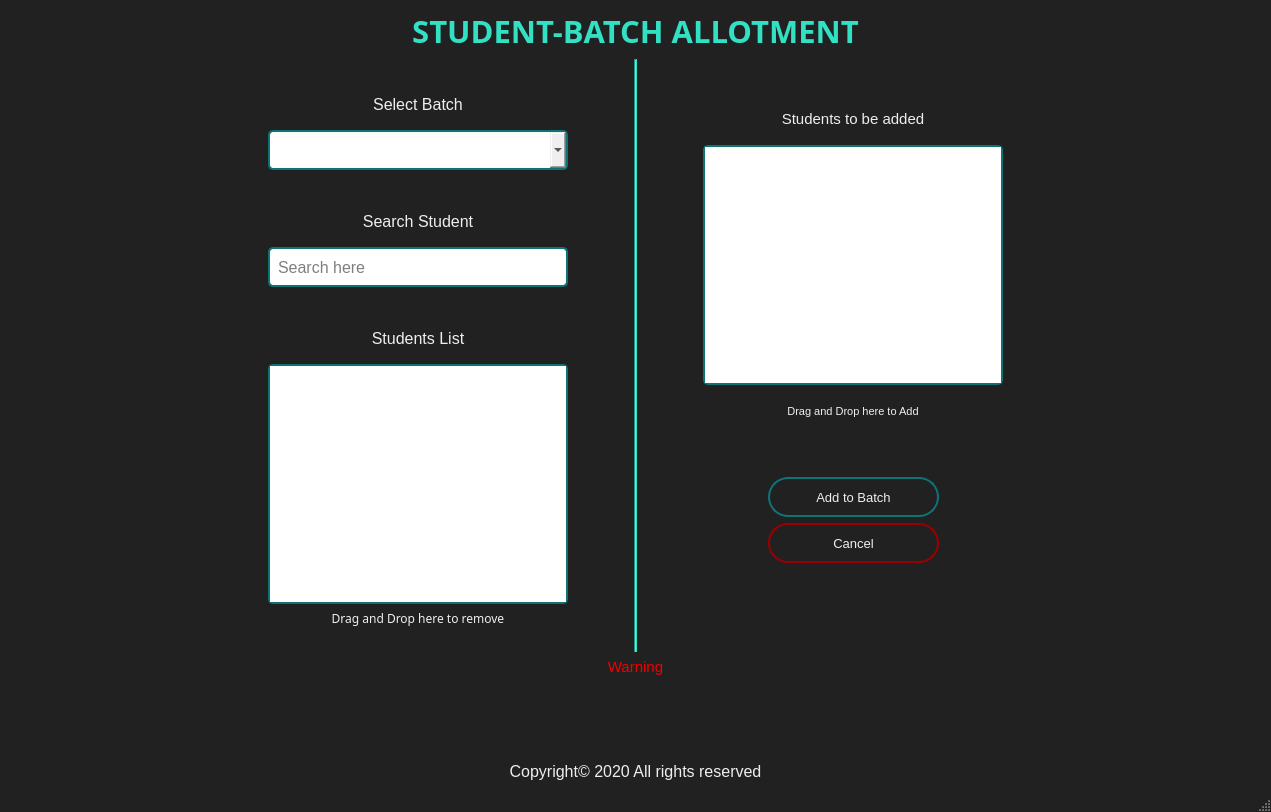
<?xml version="1.0" encoding="UTF-8"?>
<ui version="4.0">
 <class>MainWindow</class>
 <widget class="QMainWindow" name="MainWindow">
  <property name="geometry">
   <rect>
    <x>0</x>
    <y>0</y>
    <width>1271</width>
    <height>812</height>
   </rect>
  </property>
  <property name="windowTitle">
   <string>MainWindow</string>
  </property>
  <property name="styleSheet">
   <string notr="true">QLabel{
color: #eeeeee;
}

QLabel#warningLabel{
color:rgb(241, 0, 0);
}

QLabel#addStudentsLabel{
color: #32e0c4;
}
QMainWindow{
background-color: #212121;
}

QPushButton{
background-color: #212121;
	color: rgb(238, 238, 238);
border-radius: 20px;
}

QPushButton#addButton{
border: 2px solid #0d7377;

}

QPushButton#addButton:hover{
border: 3px solid #32e0c4;
background-color: #0d7377;
}

QPushButton#cancelButton{
border: 2px solid #9a0002;
}

QPushButton#cancelButton:hover{
border: 3px solid rgb(255, 0, 0);
background-color: #9a0002;
}

QComboBox{
border: 2px solid #0d7377;
border-radius: 5px;
padding-left: 4px;
padding-right: 4px;
}

QComboBox:hover{
border: 3px solid #32e0c4;
}

QComboBox QAbstractItemView {
border: 2px solid #32e0c4;
selection-background-color: #0d7377;
}

QLineEdit{
padding-left: 6px;
padding-right: 6px;
border: 2px solid #0d7377;
border-radius: 5px;
}

QLineEdit:hover{
border: 3px solid #32e0c4;
}

QListWidget{
border: 2px solid #0d7377;
border-radius: 5px;
}

QListWidget:hover{
border: 3px solid #32e0c4;
}

QLine{
background-color: rgb(0, 0, 0);
}</string>
  </property>
  <widget class="QWidget" name="centralwidget">
   <layout class="QGridLayout" name="gridLayout">
    <item row="1" column="2">
     <spacer name="horizontalSpacer">
      <property name="orientation">
       <enum>Qt::Horizontal</enum>
      </property>
      <property name="sizeHint" stdset="0">
       <size>
        <width>40</width>
        <height>20</height>
       </size>
      </property>
     </spacer>
    </item>
    <item row="1" column="0">
     <spacer name="horizontalSpacer_2">
      <property name="orientation">
       <enum>Qt::Horizontal</enum>
      </property>
      <property name="sizeHint" stdset="0">
       <size>
        <width>40</width>
        <height>20</height>
       </size>
      </property>
     </spacer>
    </item>
    <item row="2" column="1">
     <spacer name="verticalSpacer">
      <property name="orientation">
       <enum>Qt::Vertical</enum>
      </property>
      <property name="sizeType">
       <enum>QSizePolicy::Maximum</enum>
      </property>
      <property name="sizeHint" stdset="0">
       <size>
        <width>20</width>
        <height>40</height>
       </size>
      </property>
     </spacer>
    </item>
    <item row="1" column="1">
     <layout class="QVBoxLayout" name="verticalLayout_5">
      <item>
       <widget class="QLabel" name="addStudentsLabel">
        <property name="font">
         <font>
          <family>Microsoft JhengHei</family>
          <pointsize>23</pointsize>
          <weight>75</weight>
          <bold>true</bold>
         </font>
        </property>
        <property name="text">
         <string>STUDENT-BATCH ALLOTMENT</string>
        </property>
        <property name="alignment">
         <set>Qt::AlignCenter</set>
        </property>
       </widget>
      </item>
      <item>
       <spacer name="verticalSpacer_4">
        <property name="orientation">
         <enum>Qt::Vertical</enum>
        </property>
        <property name="sizeType">
         <enum>QSizePolicy::Maximum</enum>
        </property>
        <property name="sizeHint" stdset="0">
         <size>
          <width>20</width>
          <height>60</height>
         </size>
        </property>
       </spacer>
      </item>
      <item>
       <layout class="QHBoxLayout" name="horizontalLayout_2">
        <item>
         <layout class="QVBoxLayout" name="verticalLayout">
          <item>
           <spacer name="verticalSpacer_5">
            <property name="orientation">
             <enum>Qt::Vertical</enum>
            </property>
            <property name="sizeHint" stdset="0">
             <size>
              <width>20</width>
              <height>40</height>
             </size>
            </property>
           </spacer>
          </item>
          <item>
           <widget class="QLabel" name="selectBatchLabel">
            <property name="minimumSize">
             <size>
              <width>300</width>
              <height>40</height>
             </size>
            </property>
            <property name="maximumSize">
             <size>
              <width>300</width>
              <height>40</height>
             </size>
            </property>
            <property name="font">
             <font>
              <family>Microsoft JhengHei UI</family>
              <pointsize>12</pointsize>
              <weight>50</weight>
              <bold>false</bold>
             </font>
            </property>
            <property name="text">
             <string>Select Batch</string>
            </property>
            <property name="alignment">
             <set>Qt::AlignCenter</set>
            </property>
           </widget>
          </item>
          <item>
           <widget class="QComboBox" name="batchComboBox">
            <property name="minimumSize">
             <size>
              <width>300</width>
              <height>40</height>
             </size>
            </property>
            <property name="maximumSize">
             <size>
              <width>300</width>
              <height>40</height>
             </size>
            </property>
            <property name="font">
             <font>
              <family>Segoe UI</family>
              <pointsize>12</pointsize>
             </font>
            </property>
            <property name="currentText">
             <string/>
            </property>
            <property name="currentIndex">
             <number>-1</number>
            </property>
            <item>
             <property name="text">
              <string>asdasd</string>
             </property>
            </item>
            <item>
             <property name="text">
              <string>hhjjj</string>
             </property>
            </item>
            <item>
             <property name="text">
              <string>kkhy</string>
             </property>
            </item>
           </widget>
          </item>
          <item>
           <spacer name="verticalSpacer_7">
            <property name="orientation">
             <enum>Qt::Vertical</enum>
            </property>
            <property name="sizeType">
             <enum>QSizePolicy::Maximum</enum>
            </property>
            <property name="sizeHint" stdset="0">
             <size>
              <width>20</width>
              <height>40</height>
             </size>
            </property>
           </spacer>
          </item>
          <item>
           <widget class="QLabel" name="searchStudentLabel">
            <property name="minimumSize">
             <size>
              <width>300</width>
              <height>40</height>
             </size>
            </property>
            <property name="maximumSize">
             <size>
              <width>300</width>
              <height>40</height>
             </size>
            </property>
            <property name="font">
             <font>
              <family>Microsoft JhengHei UI</family>
              <pointsize>12</pointsize>
              <weight>50</weight>
              <bold>false</bold>
             </font>
            </property>
            <property name="text">
             <string>Search Student</string>
            </property>
            <property name="alignment">
             <set>Qt::AlignCenter</set>
            </property>
           </widget>
          </item>
          <item>
           <widget class="QLineEdit" name="searchInput">
            <property name="minimumSize">
             <size>
              <width>300</width>
              <height>40</height>
             </size>
            </property>
            <property name="maximumSize">
             <size>
              <width>300</width>
              <height>40</height>
             </size>
            </property>
            <property name="font">
             <font>
              <family>Segoe UI</family>
              <pointsize>12</pointsize>
             </font>
            </property>
            <property name="inputMethodHints">
             <set>Qt::ImhNone</set>
            </property>
            <property name="echoMode">
             <enum>QLineEdit::Normal</enum>
            </property>
            <property name="alignment">
             <set>Qt::AlignJustify|Qt::AlignVCenter</set>
            </property>
            <property name="placeholderText">
             <string>Search here</string>
            </property>
            <property name="cursorMoveStyle">
             <enum>Qt::LogicalMoveStyle</enum>
            </property>
            <property name="clearButtonEnabled">
             <bool>true</bool>
            </property>
           </widget>
          </item>
          <item>
           <spacer name="verticalSpacer_8">
            <property name="orientation">
             <enum>Qt::Vertical</enum>
            </property>
            <property name="sizeType">
             <enum>QSizePolicy::Maximum</enum>
            </property>
            <property name="sizeHint" stdset="0">
             <size>
              <width>20</width>
              <height>40</height>
             </size>
            </property>
           </spacer>
          </item>
          <item>
           <widget class="QLabel" name="studentListLabel">
            <property name="minimumSize">
             <size>
              <width>300</width>
              <height>40</height>
             </size>
            </property>
            <property name="maximumSize">
             <size>
              <width>300</width>
              <height>40</height>
             </size>
            </property>
            <property name="font">
             <font>
              <family>Microsoft JhengHei UI</family>
              <pointsize>12</pointsize>
              <weight>50</weight>
              <bold>false</bold>
             </font>
            </property>
            <property name="text">
             <string>Students List</string>
            </property>
            <property name="alignment">
             <set>Qt::AlignCenter</set>
            </property>
           </widget>
          </item>
          <item>
           <widget class="QListWidget" name="studentList">
            <property name="minimumSize">
             <size>
              <width>300</width>
              <height>240</height>
             </size>
            </property>
            <property name="maximumSize">
             <size>
              <width>300</width>
              <height>240</height>
             </size>
            </property>
            <property name="dragEnabled">
             <bool>true</bool>
            </property>
            <property name="dragDropMode">
             <enum>QAbstractItemView::DragDrop</enum>
            </property>
            <property name="defaultDropAction">
             <enum>Qt::MoveAction</enum>
            </property>
           </widget>
          </item>
          <item>
           <spacer name="verticalSpacer_11">
            <property name="orientation">
             <enum>Qt::Vertical</enum>
            </property>
            <property name="sizeType">
             <enum>QSizePolicy::Maximum</enum>
            </property>
            <property name="sizeHint" stdset="0">
             <size>
              <width>20</width>
              <height>15</height>
             </size>
            </property>
           </spacer>
          </item>
          <item>
           <widget class="QLabel" name="label_9">
            <property name="font">
             <font>
              <family>Microsoft JhengHei</family>
             </font>
            </property>
            <property name="text">
             <string>Drag and Drop here to remove</string>
            </property>
            <property name="alignment">
             <set>Qt::AlignCenter</set>
            </property>
           </widget>
          </item>
          <item>
           <spacer name="verticalSpacer_6">
            <property name="orientation">
             <enum>Qt::Vertical</enum>
            </property>
            <property name="sizeHint" stdset="0">
             <size>
              <width>20</width>
              <height>40</height>
             </size>
            </property>
           </spacer>
          </item>
         </layout>
        </item>
        <item>
         <spacer name="horizontalSpacer_3">
          <property name="orientation">
           <enum>Qt::Horizontal</enum>
          </property>
          <property name="sizeType">
           <enum>QSizePolicy::Minimum</enum>
          </property>
          <property name="sizeHint" stdset="0">
           <size>
            <width>60</width>
            <height>20</height>
           </size>
          </property>
         </spacer>
        </item>
        <item>
         <widget class="Line" name="line">
          <property name="styleSheet">
           <string notr="true">
background-color: #32e0c4;</string>
          </property>
          <property name="frameShadow">
           <enum>QFrame::Sunken</enum>
          </property>
          <property name="orientation">
           <enum>Qt::Vertical</enum>
          </property>
         </widget>
        </item>
        <item>
         <spacer name="horizontalSpacer_4">
          <property name="orientation">
           <enum>Qt::Horizontal</enum>
          </property>
          <property name="sizeType">
           <enum>QSizePolicy::Minimum</enum>
          </property>
          <property name="sizeHint" stdset="0">
           <size>
            <width>60</width>
            <height>20</height>
           </size>
          </property>
         </spacer>
        </item>
        <item>
         <layout class="QVBoxLayout" name="verticalLayout_4">
          <item>
           <layout class="QVBoxLayout" name="verticalLayout_2">
            <item>
             <spacer name="verticalSpacer_12">
              <property name="orientation">
               <enum>Qt::Vertical</enum>
              </property>
              <property name="sizeHint" stdset="0">
               <size>
                <width>20</width>
                <height>40</height>
               </size>
              </property>
             </spacer>
            </item>
            <item>
             <widget class="QLabel" name="addedStudentsLabel">
              <property name="minimumSize">
               <size>
                <width>300</width>
                <height>40</height>
               </size>
              </property>
              <property name="maximumSize">
               <size>
                <width>300</width>
                <height>40</height>
               </size>
              </property>
              <property name="font">
               <font>
                <family>Microsoft JhengHei UI</family>
                <pointsize>11</pointsize>
                <weight>50</weight>
                <bold>false</bold>
               </font>
              </property>
              <property name="text">
               <string>Students to be added</string>
              </property>
              <property name="alignment">
               <set>Qt::AlignCenter</set>
              </property>
             </widget>
            </item>
            <item>
             <widget class="QListWidget" name="addedStudentList">
              <property name="minimumSize">
               <size>
                <width>300</width>
                <height>240</height>
               </size>
              </property>
              <property name="maximumSize">
               <size>
                <width>300</width>
                <height>240</height>
               </size>
              </property>
              <property name="dragEnabled">
               <bool>true</bool>
              </property>
              <property name="dragDropMode">
               <enum>QAbstractItemView::DragDrop</enum>
              </property>
              <property name="defaultDropAction">
               <enum>Qt::MoveAction</enum>
              </property>
             </widget>
            </item>
            <item>
             <widget class="QLabel" name="label_5">
              <property name="minimumSize">
               <size>
                <width>300</width>
                <height>40</height>
               </size>
              </property>
              <property name="maximumSize">
               <size>
                <width>300</width>
                <height>40</height>
               </size>
              </property>
              <property name="font">
               <font>
                <family>Microsoft JhengHei UI</family>
                <pointsize>8</pointsize>
                <weight>50</weight>
                <bold>false</bold>
               </font>
              </property>
              <property name="text">
               <string>Drag and Drop here to Add</string>
              </property>
              <property name="alignment">
               <set>Qt::AlignCenter</set>
              </property>
             </widget>
            </item>
           </layout>
          </item>
          <item>
           <layout class="QHBoxLayout" name="horizontalLayout">
            <item>
             <widget class="QLabel" name="label_7">
              <property name="text">
               <string/>
              </property>
             </widget>
            </item>
            <item>
             <layout class="QVBoxLayout" name="verticalLayout_3">
              <item>
               <spacer name="verticalSpacer_10">
                <property name="orientation">
                 <enum>Qt::Vertical</enum>
                </property>
                <property name="sizeType">
                 <enum>QSizePolicy::Maximum</enum>
                </property>
                <property name="sizeHint" stdset="0">
                 <size>
                  <width>20</width>
                  <height>40</height>
                 </size>
                </property>
               </spacer>
              </item>
              <item>
               <widget class="QPushButton" name="addButton">
                <property name="minimumSize">
                 <size>
                  <width>171</width>
                  <height>40</height>
                 </size>
                </property>
                <property name="maximumSize">
                 <size>
                  <width>171</width>
                  <height>40</height>
                 </size>
                </property>
                <property name="font">
                 <font>
                  <family>Microsoft JhengHei UI</family>
                  <pointsize>10</pointsize>
                 </font>
                </property>
                <property name="cursor">
                 <cursorShape>OpenHandCursor</cursorShape>
                </property>
                <property name="text">
                 <string>Add to Batch</string>
                </property>
               </widget>
              </item>
              <item>
               <widget class="QPushButton" name="cancelButton">
                <property name="minimumSize">
                 <size>
                  <width>171</width>
                  <height>40</height>
                 </size>
                </property>
                <property name="maximumSize">
                 <size>
                  <width>171</width>
                  <height>40</height>
                 </size>
                </property>
                <property name="font">
                 <font>
                  <family>Microsoft JhengHei UI</family>
                  <pointsize>10</pointsize>
                 </font>
                </property>
                <property name="cursor">
                 <cursorShape>OpenHandCursor</cursorShape>
                </property>
                <property name="text">
                 <string>Cancel</string>
                </property>
               </widget>
              </item>
              <item>
               <spacer name="verticalSpacer_9">
                <property name="orientation">
                 <enum>Qt::Vertical</enum>
                </property>
                <property name="sizeHint" stdset="0">
                 <size>
                  <width>20</width>
                  <height>40</height>
                 </size>
                </property>
               </spacer>
              </item>
             </layout>
            </item>
            <item>
             <widget class="QLabel" name="label_8">
              <property name="text">
               <string/>
              </property>
             </widget>
            </item>
           </layout>
          </item>
         </layout>
        </item>
       </layout>
      </item>
      <item>
       <widget class="QLabel" name="warningLabel">
        <property name="font">
         <font>
          <family>Microsoft JhengHei UI</family>
          <pointsize>11</pointsize>
         </font>
        </property>
        <property name="text">
         <string>Warning</string>
        </property>
        <property name="alignment">
         <set>Qt::AlignCenter</set>
        </property>
       </widget>
      </item>
      <item>
       <spacer name="verticalSpacer_3">
        <property name="orientation">
         <enum>Qt::Vertical</enum>
        </property>
        <property name="sizeType">
         <enum>QSizePolicy::Minimum</enum>
        </property>
        <property name="sizeHint" stdset="0">
         <size>
          <width>20</width>
          <height>80</height>
         </size>
        </property>
       </spacer>
      </item>
      <item>
       <widget class="QLabel" name="copyrightLabel">
        <property name="font">
         <font>
          <family>Microsoft JhengHei UI</family>
          <pointsize>12</pointsize>
          <weight>50</weight>
          <bold>false</bold>
         </font>
        </property>
        <property name="text">
         <string>Copyright© 2020 All rights reserved</string>
        </property>
        <property name="alignment">
         <set>Qt::AlignCenter</set>
        </property>
       </widget>
      </item>
     </layout>
    </item>
    <item row="0" column="1">
     <spacer name="verticalSpacer_2">
      <property name="orientation">
       <enum>Qt::Vertical</enum>
      </property>
      <property name="sizeType">
       <enum>QSizePolicy::Maximum</enum>
      </property>
      <property name="sizeHint" stdset="0">
       <size>
        <width>20</width>
        <height>100</height>
       </size>
      </property>
     </spacer>
    </item>
   </layout>
  </widget>
  <widget class="QStatusBar" name="statusbar"/>
 </widget>
 <resources/>
 <connections/>
</ui>
